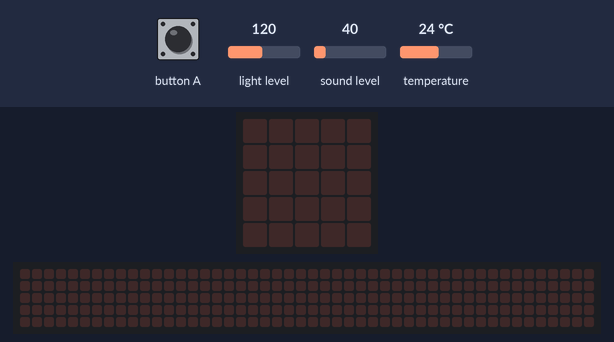
Bench run of a program on a simulated BBC micro:bit (MakeCode). Shown: the board's 5×5 LED display, a strip that is not on the board, showing the scrolling text unrolled. Inputs (shaded band) come from the test bench; at power-on: light level 120, sound level 40, temperature 24 °C. The 48×5 strip is a reading aid, not a part: it shows the text the display is scrolling, unrolled, one strip-width of it at a time.

Above: at 1.2 s.
1.3 s: button A pressed for 0.15 s
At 1.52 s:
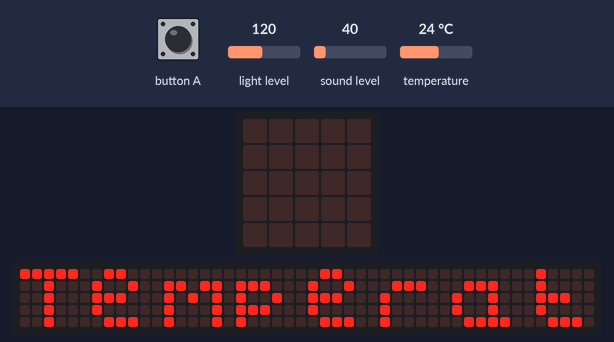
At 1.97 s:
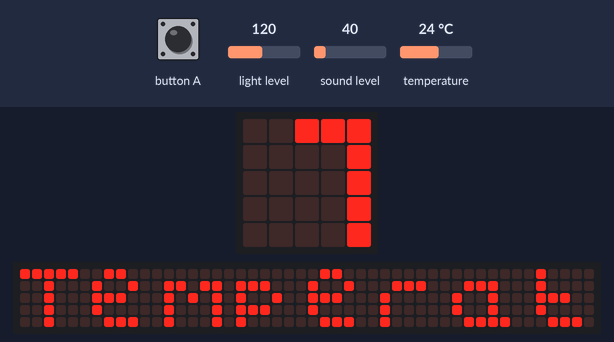

Measured:
- after the input at 1.3 s, the display: changes after 0.15 s (image 1)

The program:

main.ts
```typescript
let temperatura = 0
let luz = 0
let sonido = 0
input.onButtonPressed(Button.A, function () {
    // Leer temperatura en grados Celsius
    temperatura = input.temperature()
    // Leer nivel de luz
    luz = input.lightLevel()
    // Leer nivel de sonido (usando el sensor de sonido del micro:bit)
    sonido = input.soundLevel()
    // Mostrar los datos en la pantalla
    basic.showString("Temperatura:" + temperatura)
    basic.pause(1000)
    basic.showString("Luz:" + luz)
    basic.pause(1000)
    basic.showString("Sonido:" + sonido)
    basic.pause(1000)
})
```

test.ts
```typescript
// aquí va el archivo "tests"; esto no se compilará cuando este paquete se utilice como una extensión.
```
